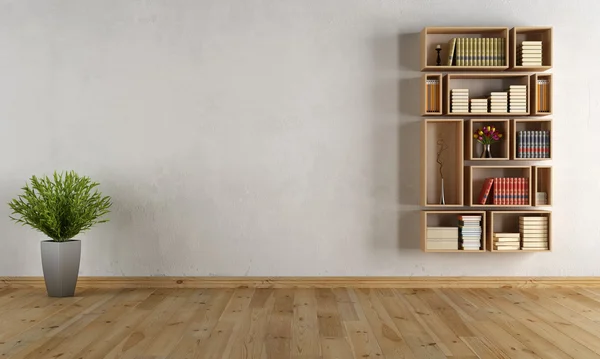
#> input picture sample3.jpg, 600 x 359 px
$ python main.py
#> lines starting #> are read from the running program, lines starting #| are printed output that depends on the picture
### lib.py
import os
import cv2 as cv
import numpy as np

def filter_edge(filename: str, opening: int, minEdgeThresh: float, maxEdgeThresh: float, theta: float = np.pi/180, houghThresh: int = 130):
#> called with filename = 'sample3.jpg', opening = 0, minEdgeThresh = 0, maxEdgeThresh = 5, theta = 0.0175, houghThresh = 130
    if not os.path.isdir("dist_"+filename):
        os.mkdir("dist_"+filename)

    morph_kernel = cv.getStructuringElement(cv.MORPH_RECT, (5,5));

    img = cv.imread(filename, cv.IMREAD_GRAYSCALE)
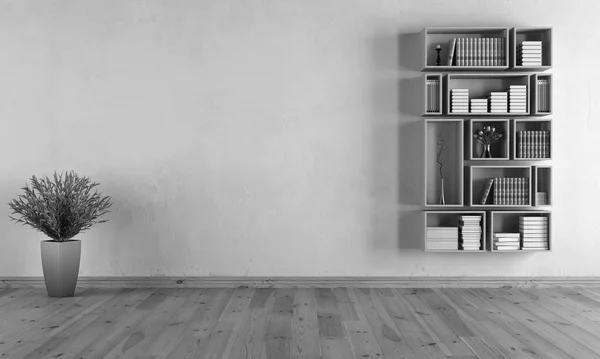
#> img: shape (359, 600); min 1, max 252, mean 162.7
    img_opening = img.copy()

    for i in range(0, opening):
        img_opening = cv.dilate(img_opening, morph_kernel)

    img_opening_edges = cv.Canny(img_opening, minEdgeThresh, maxEdgeThresh)
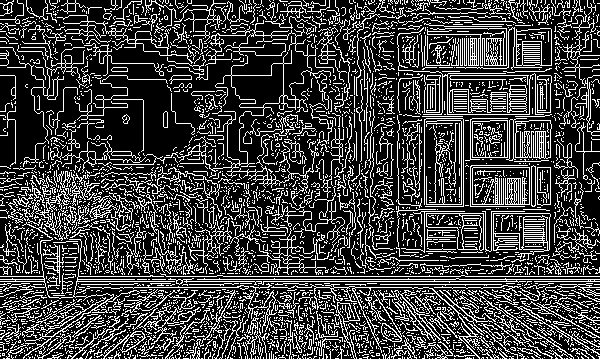
#> img_opening_edges: shape (359, 600); 25.2% white in thin lines or dots
    img_opening_edges_lines = cv.HoughLinesP(img_opening_edges, 1, theta, houghThresh)

    cv.imwrite("dist_"+filename+"/img.jpg", img)
    cv.imwrite("dist_"+filename+"/opening_{}.jpg".format(opening), img_opening)
    cv.imwrite("dist_"+filename+"/edges_{}_{}_opening_{}.jpg".format(opening, minEdgeThresh, maxEdgeThresh), img_opening_edges)

    black_img = get_black_img(img)
#> black_img: shape (359, 600) float64; every value is 0
    if(img_opening_edges_lines is None):
        return

    for line in img_opening_edges_lines:
        x1, y1, x2, y2 = line[0]
        cv.line(black_img, (x1,y1), (x2, y2), 255)
#> this loop made 5832 passes
#> (x1, y1, x2, y2) on passes 1 to 3: (197, 279, 455, 279), (223, 276, 460, 276), (263, 281, 517, 281)
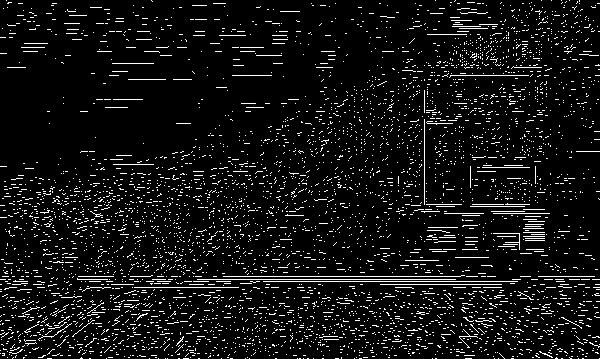
#> black_img: shape (359, 600) float64; 7.3% white in thin lines or dots
    cv.imwrite("dist_"+filename+"/lines_img_opening_{}_edges_{}_{}.jpg".format(opening, minEdgeThresh, maxEdgeThresh, theta, houghThresh), black_img)

    return

def get_black_img(img: cv.Mat):
    height, width = img.shape
    black_img = np.zeros((height, width))
    return black_img

### main.py
# Read Image
from lib import filter_edge

filename = 'sample3.jpg'

for i in range(0, 100):
    filter_edge(filename, i, 0, 5)
